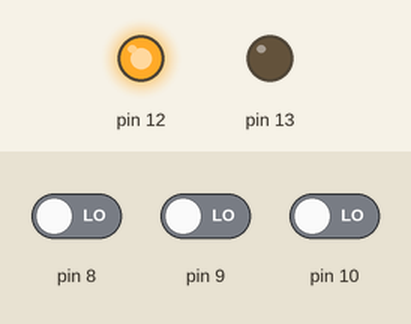
A sketch run on a simulated Arduino Uno, built with avr-gcc and run on an emulated ATmega328P. Shown: output pins drawn as LEDs (lit = HIGH). The inputs (shaded band) are chosen by the test bench; at power-on: pin 8 LOW, pin 10 LOW, pin 9 LOW.

Above: at 1.2 s.
1.3 s: pin 8 driven HIGH
At 2.5 s:
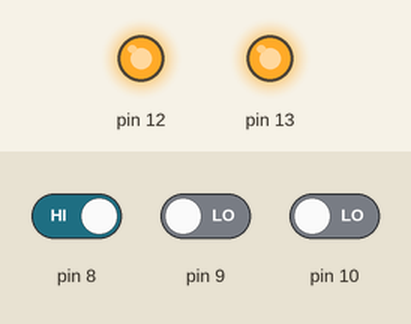
2.8 s: pin 8 driven LOW
At 3.7 s:
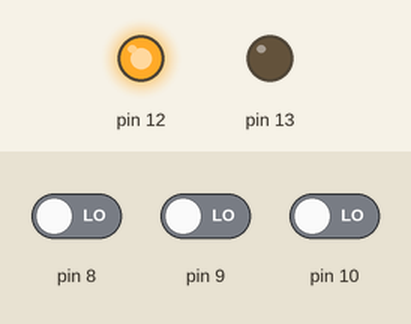
4.3 s: pin 10 driven HIGH
At 4.9 s:
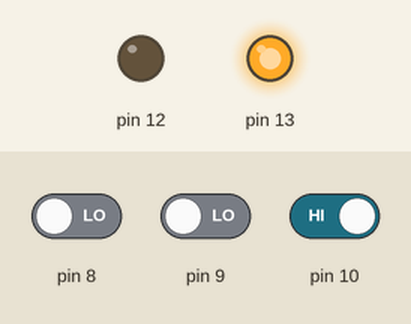
5.8 s: pin 10 driven LOW
At 7.2 s:
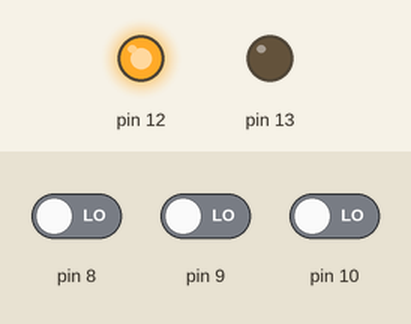
Timing chart, 0 to 8.3 s (numbered marks = the images above; inputs shaded):
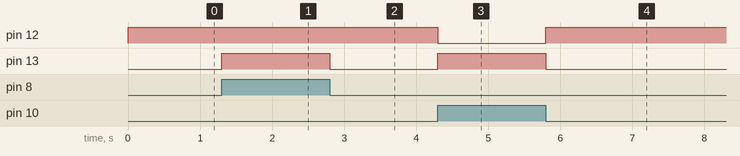

Measured:
- after the input at 1.3 s, pin 13: LOW → HIGH at once
- after the input at 2.8 s, pin 13: HIGH → LOW at once
- after the input at 4.3 s, pin 12: HIGH → LOW at once; pin 13: LOW → HIGH at once
- after the input at 5.8 s, pin 12: LOW → HIGH at once; pin 13: HIGH → LOW at once

The sketch:

FuLL_SUB.ino
```cpp
byte a,b,c;
void setup() {
  // put your setup code here, to run once:
  pinMode(13,OUTPUT);
  pinMode(12,OUTPUT);

  pinMode(10,INPUT);
  pinMode(9,INPUT);
  pinMode(8, INPUT);

}

void loop() {
  // put your main code here, to run repeatedly:
  a = digitalRead(10);
  b = digitalRead(9);
  b = digitalRead(8);


  digitalWrite(13, a^b^c);
  digitalWrite(12, ((b&c)| (!a) | (b|c)));
}
```
